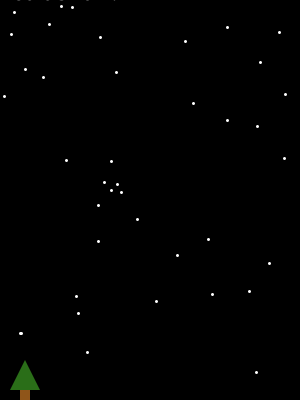
Frame 1 (no input)
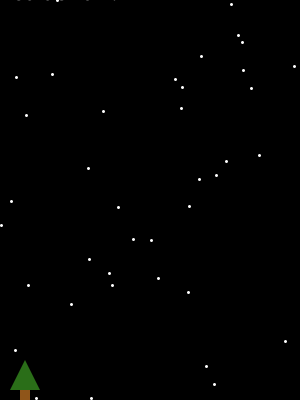
Frame 60 (the mouse pressed at the canvas centre just before this capture)
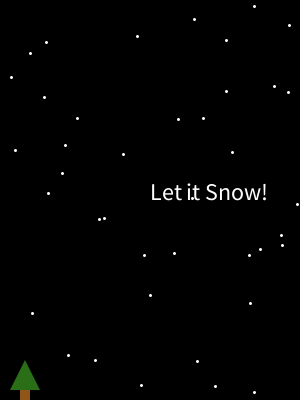
Frame 120 (the mouse held since frame 60 and released just before this capture)

The Processing sketch that drew these frames (run headless with seeded random() and noise(); from frame 60 on, the mouse is pressed at the canvas centre):

// Processing sketch: processing_83756
// ── processing_83756.pde

void setup()
{
  size (300,400);
  fill (0,0,0);
  background (0,0,0);
  smooth ();
  noStroke ();
  frameRate(4);
}

void draw() 
{
  fill (0,0,0);
  rect (0,0, width, height);
  stroke(255,255,255);
  strokeWeight (3);
  point (random(300),random(400));
  point (random(300),random(400));
  point (random(300),random(400));
  point (random(300),random(400));
  point (random(300),random(400));
  point (random(300),random(400));
  point (random(300),random(400));
  point (random(300),random(400));
  point (random(300),random(400));
  point (random(300),random(400));
  point (random(300),random(400));
  point (random(300),random(400));
  point (random(300),random(400));
  point (random(300),random(400));
  point (random(300),random(400));
  point (random(300),random(400));
  point (random(300),random(400));
  point (random(300),random(400));
  point (random(300),random(400));
  point (random(300),random(400));
  point (random(300),random(400));
  point (random(300),random(400));
  point (random(300),random(400));
  point (random(300),random(400));
  point (random(300),random(400));
  point (random(300),random(400));
  point (random(300),random(400));
  point (random(300),random(400));
  point (random(300),random(400));
  point (random(300),random(400));
  point (random(300),random(400));
  point (random(300),random(400));
  point (random(300),random(400));
  point (random(300),random(400));
  point (random(300),random(400));
  point (random(300),random(400));
  point (random(300),random(400));
  point (random(300),random(400));
  point (random(300),random(400));
  point (random(300),random(400));
  fill (255,255,255);
  textSize (24);
  text ("Let it Snow!", mouseX, mouseY);
  fill (143,85,25);
  noStroke();
  rect (20,390, 10,10);
  fill (42,110,24);
  triangle  (10,390, 40,390, 25,360);
}
